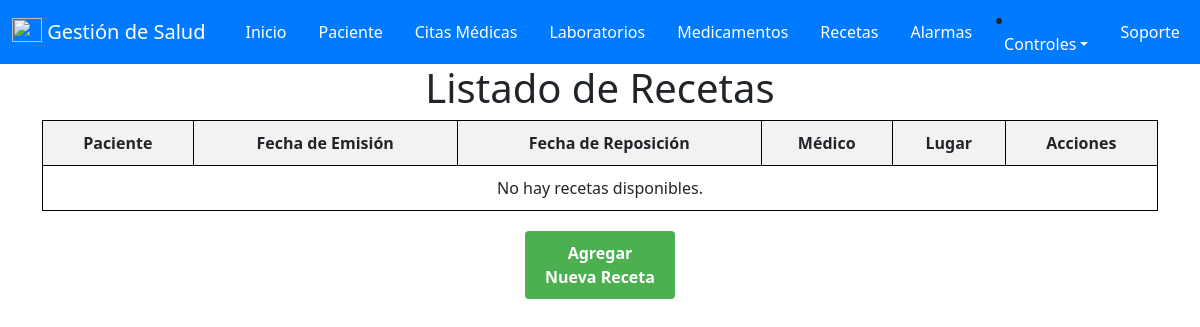
The page /recetas/ (signed in) on the database as committed earlier.
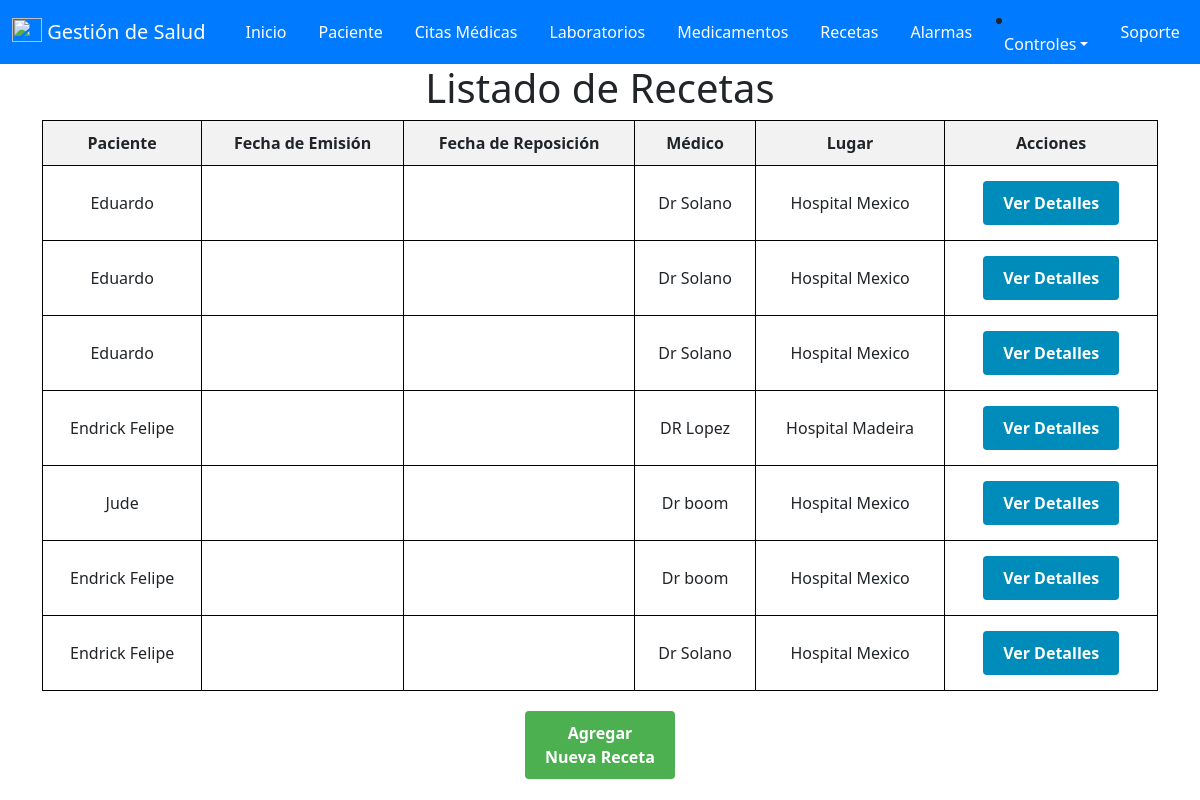
The same page on the database as committed later.
### salud/models.py (models this page shows, shortened)
class receta(models.Model):
    id_Recetas = models.AutoField(primary_key=True, verbose_name='ID_Recetas')
    id_paciente = models.ForeignKey('paciente', on_delete=models.CASCADE)  # Asegúrate de que 'paciente' exista
    fecha_Emision = models.DateField(null=False, verbose_name='Fecha_Emision')
    fecha_Reposicion = models.DateField(null=False, verbose_name='Fecha_Reposicion')
    medico = models.CharField(max_length=50, verbose_name='Medico')
    lugar = models.CharField(max_length=200, verbose_name='Lugar')
    medicamentos = models.ManyToManyField(medicamento, through='RecetaMedicamento')
    id_usuario = models.ForeignKey(User, on_delete=models.CASCADE)

class paciente(models.Model):
    id_paciente = models.AutoField(primary_key=True , verbose_name='ID_Paciente')
    cedula = models.IntegerField(null=True,verbose_name='Cedula')
    nombre = models.CharField(max_length=50, verbose_name='Nombre')
    apellido = models.CharField(max_length=50, verbose_name='Apellido')
    sexo = models.CharField(max_length=20, verbose_name='Sexo')
    fecha_Nacimiento = models.DateField(null=True, verbose_name='Fecha de Nacimiento')
    edad = models.IntegerField ( verbose_name='Edad')
    direccion = models.CharField(max_length=50, verbose_name='Direccion')
    telefono = models.IntegerField( verbose_name='Telefono')
    email = models.EmailField( verbose_name='Email')
    id_usuario = models.ForeignKey(User, on_delete=models.CASCADE)

### salud/views.py (the view)
# urls.py: path('recetas/', views.recetas, name='recetas'),
@login_required
def recetas(request):
    recetas = receta.objects.filter(id_usuario=request.user)
    return render(request, 'Programar/recetas.html', {'recetas': recetas})

### salud/templates/Programar/recetas.html (shortened to what this page needs)
{% extends "base.html" %}
{% block contenido %}
<!DOCTYPE html>
<html>
<head>
</head>
<body>
    <h1>Listado de Recetas</h1>
    <table>
        <thead>
            <tr>
                <th>Paciente</th>
                <th>Fecha de Emisión</th>
                <th>Fecha de Reposición</th>
                <th>Médico</th>
                <th>Lugar</th>
                <th>Acciones</th>
            </tr>
        </thead>
        <tbody>
            {% for receta in recetas %}
            <tr>
                <td>{{ receta.id_paciente.nombre }}</td>
                <td>{{ receta.fecha_emision }}</td>
                <td>{{ receta.fecha_reposicion }}</td>
                <td>{{ receta.medico }}</td>
                <td>{{ receta.lugar }}</td>
                <td>
                    <a href="" class="button view-button">Ver Detalles</a>
                </td>
            </tr>
            {% empty %}
            <tr>
                <td colspan="6">No hay recetas disponibles.</td>
            </tr>
            {% endfor %}
        </tbody>
    </table>
    <div style="text-align: center;">
        <a href="{% url 'agregar_receta' %}" class="button add-button">Agregar Nueva Receta</a>
    </div>
</body>
</html>
{% endblock %}

### salud/templates/base.html (shortened to what this page needs)
{% load static %}
<!doctype html>
<html lang="en">
<head>
    <link
        href="https://cdn.jsdelivr.net/npm/bootstrap@5.3.2/dist/css/bootstrap.min.css"
        rel="stylesheet"
    />
</head>
<body>
    <header>
        <nav class="navbar navbar-expand navbar-light">
            <div class="container-fluid">
                <span class="navbar-brand">
                    <img src="{% static 'img/icono.png' %}" width="30" height="24" class="d-inline-block align-text-top">
                    Gestión de Salud
                </span>
                <a class="nav-item nav-link active" href="{% url 'inicio' %}" aria-current="page">Inicio <span class="visually-hidden">(current)</span></a>
                <a class="nav-item nav-link" href="{% url 'index' %}">Paciente</a>
                <a class="nav-item nav-link" href="{% url 'citas'%}">Citas Médicas</a>
                <a class="nav-item nav-link" href="{% url 'laboratorios' %}">Laboratorios</a>
                <a class="nav-item nav-link" href="{% url 'medicamentos' %}">Medicamentos</a>
                <a class="nav-item nav-link" href="{% url 'recetas'%}">Recetas</a>
                <a class="nav-item nav-link" href="{% url 'alarmas' %}">Alarmas</a>
                <li class="nav-item dropdown">
                    <a class="nav-link dropdown-toggle" data-bs-toggle="dropdown" href="#" role="button" aria-expanded="false">Controles</a>
                </li>
                <a class="nav-item nav-link" href="{% url 'soporte' %}">Soporte</a>
            </div>
        </nav>
    </header>
    <main>
        <div class="container">
            <div class="row">
                <div class="col">
                    {% block contenido %}{% endblock %}
                </div>
            </div>
        </div>
    </main>
</body>
</html>

### salud/templates/base.html (style rules this page uses)
.navbar { background-color: #007bff; }
.navbar-brand, .nav-link { color: #fff; }
.nav-link { margin: 0 0.5rem; }

### salud/templates/Programar/recetas.html (style rules this page uses)
table { width: 100%; border-collapse: collapse; }
th, td { border: 1px solid black; padding: 10px; text-align: center; }
th { background-color: #f2f2f2; }
tbody tr { border-bottom: 1px solid #ddd; }
.button { padding: 10px 20px; margin: 5px; border: none; border-radius: 4px; color: white; text-decoration: none; font-weight: bold; display: inline-block; text-align: center; box-sizing: border-box; }
.view-button { background-color: #008CBA; }
.add-button { background-color: #4CAF50; width: 150px; display: inline-block; margin: 20px auto; }
h1 { text-align: center; }

Rows that differ between the two databases and show on the page:
added receta: id_paciente.nombre "Eduardo", medico "Dr Solano", lugar "Hospital Mexico"
added receta: id_paciente.nombre "Eduardo", medico "Dr Solano", lugar "Hospital Mexico"
added receta: id_paciente.nombre "Eduardo", medico "Dr Solano", lugar "Hospital Mexico"
added receta: id_paciente.nombre "Endrick Felipe", medico "DR Lopez", lugar "Hospital Madeira"
added receta: id_paciente.nombre "Jude", medico "Dr boom", lugar "Hospital Mexico"
added receta: id_paciente.nombre "Endrick Felipe", medico "Dr boom", lugar "Hospital Mexico"
added receta: id_paciente.nombre "Endrick Felipe", medico "Dr Solano", lugar "Hospital Mexico"
Other text that changed with them:
text no longer shown: "No hay recetas disponibles."
